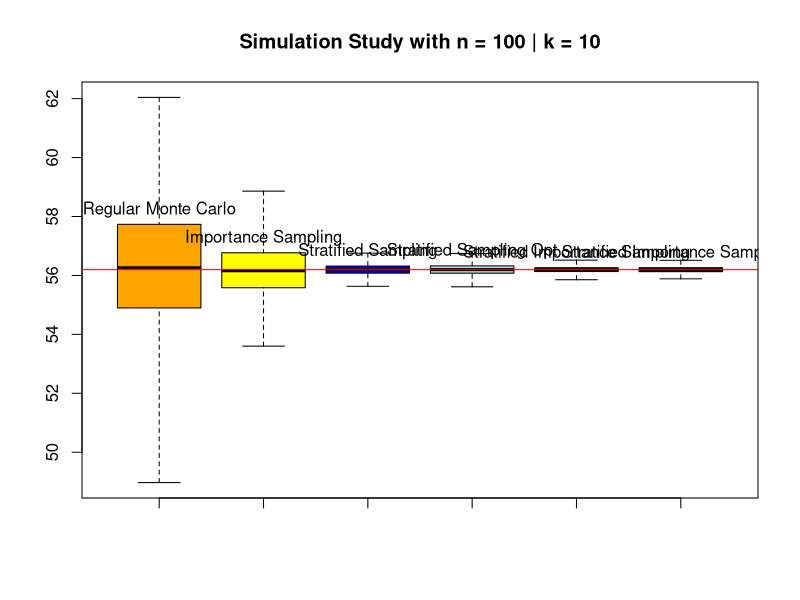
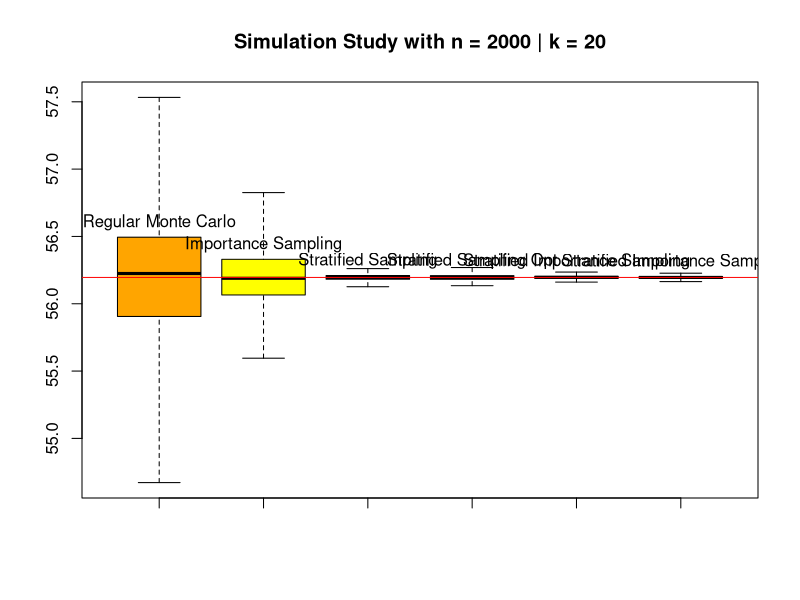

Here is the R script that generated these plots, in order:
# Function is (4-x^2)e^(3-x^2)
# Theoretical value is 56.19551
# Theoretical variance is unable to be calculated

# Regular Monte Carlo

h <- function(x) (4-x^2)*exp(3-x^2)
rmc <- function(n){
  u <- runif(n)
  hu <- h(u)
  Ihat <- mean(hu)
  SE2_hu <- var(hu)/n
  return(list(Ihat=Ihat,SE2=SE2_hu))
}

# Importance Sampling 

f <- function(x) (2-x) * (2/3)
is <- function(n){
  u <- runif(n)
  x <- -sqrt(4-3*u) + 2
  hf <- (h(x)/f(x))
  Ihat <- mean(hf)
  SE2_hf <-var(hf)/n 
  return(list(Ihat=Ihat,SE2=SE2_hf))
}

# Stratified Sampling 

ss <- function(n,k){
  nn <- n/k
  hh <- matrix(0,k,nn)
  x <- matrix(0,k,nn)
  u <- matrix(0,k,nn)
  t <- 0
  for (i in 1:k) {
    a_j <- (1/k)*(i-1)
    b_j <- (1/k)*i
    u[i,] <- runif(nn,a_j,b_j)
  }
  for (i in 1:k) {
    hh[i,] <- h(u[i,])
  }
  for (i in 1:k) {
    t[i] <- mean(hh[i,])
  }
  Ihat <- sum(t)*(1/k)
  SE2 <- 0
  for (i in 1:k) {
    SE2 <- var(hh[i,])*(1/k^2)/nn + SE2
  }
  return(list(Ihat=Ihat,SE2=SE2))
}


# Stratified Importance Sampling 

sis <- function(n,k){
  nn <- n/k
  t <- rep(0,k)
  hh <- matrix(0,k,nn)
  u <- matrix(0,k,nn)
  ff <- matrix(0,k,nn)
  x <- matrix(0,k,nn)
  for (i in 1:k) {
    a_j <- (1/k)*(i-1)
    b_j <- (1/k)*i
    u[i,] <- runif(nn,0,1)
    x[i,] <- 2 - sqrt(b_j^2*u[i,] + 4*a_j*u[i,] - a_j^2*u[i,] - 4*b_j*u[i,] + a_j^2 + 4 - 4*a_j)
    
  }
  for (i in 1:k) {
    hh[i,] <- h(x[i,])
    ff[i,] <- f(x[i,])
  }
  for (i in 1:k) {
    t[i] <- mean(hh[i,]/ff[i,])
  }
  Ihat <- 0
  SE2 <- 0
  for (i in 1:k) {
    a_j <- (1/k)*(i-1)
    b_j <- (1/k)*i
    Ihat <- t[i]*(4*b_j/3 - 4*a_j/3 - (b_j^2 - a_j^2)/3) + Ihat
    SE2 <- var(hh[i,]/ff[i,])*(4*b_j/3 - 4*a_j/3 - (b_j^2 - a_j^2)/3)^2 / nn  + SE2
  }
  return(list(Ihat=Ihat,SE2=SE2))
}

# Stratified Sampling with optimal n_i

ss_sd <- function(n,k){
  t <- rep(0,k)
  sum_var <- 0
  n_n <- n/k
  nn <- rep(0,k)
  sd <- rep(0,k)
  u <- list()
  hh <- list()
  for (i in 1:k) {
    a_j <- (1/k)*(i-1)
    b_j <- (1/k)*i
    u[[i]] <- runif(n_n,a_j,b_j)
  }
  for (i in 1:k) {
    hh[[i]] <- h(u[[i]])
  }
  sd_total <- 0
  for (i in 1:k) {
    a_j <- (1/k)*(i-1)
    b_j <- (1/k)*i
    sd[i] <- sd(hh[[i]])
    sd_total <- sd[i]*(1/k)+sd_total
  }
  for (i in 1:k) {
    a_j <- (1/k)*(i-1)
    b_j <- (1/k)*i
    nn[i] <- n*sd[i]*(1/k) / sd_total
  }
  for (i in 1:k) {
    a_j <- (1/k)*(i-1)
    b_j <- (1/k)*i
    u[[i]] <- runif(nn[i],a_j,b_j)
  }
  for (i in 1:k) {
    hh[[i]] <- h(u[[i]]) 
  }
  for (i in 1:k) {
    t[i] <- mean(hh[[i]])
  }
  Ihat <- 0
  SE2 <- 0
  for (i in 1:k) {
    Ihat <- t[i]*(1/k) + Ihat
    SE2 <- var(hh[[i]])*(1/k^2)/nn[i] + SE2
  }
  return(list(Ihat=Ihat,SE2=SE2))
}

# Stratified Importance Sampling with optimal n_i

sis_sd <- function(n,k){
  t <- rep(0,k)
  n_n <- n/k
  nn <- rep(0,k)
  sd <- rep(0,k)
  u <- list()
  hh <- list()
  ff <- list()
  x <- list()
  for (i in 1:k) {
    a_j <- (1/k)*(i-1)
    b_j <- (1/k)*i
    u[[i]] <- runif(n_n,0,1)
    x[[i]] <- 2 - sqrt(b_j^2*u[[i]] + 4*a_j*u[[i]] - a_j^2*u[[i]] - 4*b_j*u[[i]] + a_j^2 + 4 - 4*a_j)
  }
  for (i in 1:k) {
    hh[[i]] <- h(x[[i]])
    ff[[i]] <- f(x[[i]])
  }
  sd_total <- 0
  for (i in 1:k) {
    a_j <- (1/k)*(i-1)
    b_j <- (1/k)*i
    sd[i] <- sqrt(var(hh[[i]]/ff[[i]])/n_n)
    sd_total <- sd[i]*(4*b_j/3 - 4*a_j/3 - (b_j^2 - a_j^2)/3) + sd_total
  }
  for (i in 1:k) {
    a_j <- (1/k)*(i-1)
    b_j <- (1/k)*i
    nn[i] <- n*sd[i]*(4*b_j/3 - 4*a_j/3 - (b_j^2 - a_j^2)/3) / sd_total
  }
  for (i in 1:k) {
    a_j <- (1/k)*(i-1)
    b_j <- (1/k)*i
    u[[i]] <- runif(nn[i])
    x[[i]] <- 2 - sqrt(b_j^2*u[[i]] + 4*a_j*u[[i]] - a_j^2*u[[i]] - 4*b_j*u[[i]] + a_j^2 + 4 - 4*a_j)
  }
  for (i in 1:k) {
    hh[[i]] <- h(x[[i]])
    ff[[i]] <- f(x[[i]])
  }
  for (i in 1:k) {
    t[i] <- mean(hh[[i]]/ff[[i]])
  }
  Ihat <- 0
  SE2 <- 0
  for (i in 1:k) {
    a_j <- (1/k)*(i-1)
    b_j <- (1/k)*i
    Ihat <- t[i]*(4*b_j/3 - 4*a_j/3 - (b_j^2 - a_j^2)/3) + Ihat
    SE2 <- var(hh[[i]]/ff[[i]])*(4*b_j/3 - 4*a_j/3 - (b_j^2 - a_j^2)/3)^2/nn[i] + SE2
  }
  return(list(Ihat=Ihat,SE2=SE2))
}

# n = 100 | k = 10

B <- 1000
res_mc <- rep(0,B)
res_is <- rep(0,B)
res_ss <- rep(0,B)
res_sis <- rep(0,B)
res_ss_sd <- rep(0,B)
res_sis_sd <- rep(0,B)

n <- 100
k <- 10

for (i in 1:B) {
  res_mc[i] <- rmc(n)$Ihat
  res_is[i] <- is(n)$Ihat
  res_ss[i]<- ss(n,k)$Ihat
  res_sis[i] <- sis(n,k)$Ihat
  res_ss_sd[i] <- ss_sd(n,k)$Ihat
  res_sis_sd[i] <- sis_sd(n,k)$Ihat
}

boxplot(res_mc,res_is,res_ss,res_ss_sd,res_sis,res_sis_sd,
        col=c("orange","yellow","blue","lightblue","green","darkgreen"),
        range = 0,main="Simulation Study with n = 100 | k = 10")
abline(h=56.19551,col="red")
text(x=1,y=quantile(res_mc,0.75),labels="Regular Monte Carlo",pos=3)
text(x=2,y=quantile(res_is,0.75),labels="Importance Sampling",pos=3)
text(x=3,y=quantile(res_ss,0.75),labels="Stratified Sampling",pos=3)
text(x=4,y=quantile(na.omit(res_ss_sd),0.75),labels="Stratified Sampling Opt",pos=3)
text(x=5,y=quantile(res_sis,0.75),labels="Stratified Importance Sampling",pos=3)
text(x=6.1,y=quantile(na.omit(res_sis_sd),0.75),labels="Stratified Importance Sampling Opt",pos=3)

# n = 2000 k = 20 

B <- 1000
res_mc <- rep(0,B)
res_is <- rep(0,B)
res_ss <- rep(0,B)
res_sis <- rep(0,B)
res_ss_sd <- rep(0,B)
res_sis_sd <- rep(0,B)

n <- 2000
k <- 20

for (i in 1:B) {
  res_mc[i] <- rmc(n)$Ihat
  res_is[i] <- is(n)$Ihat
  res_ss[i]<- ss(n,k)$Ihat
  res_sis[i] <- sis(n,k)$Ihat
  res_ss_sd[i] <- ss_sd(n,k)$Ihat
  res_sis_sd[i] <- sis_sd(n,k)$Ihat
}

boxplot(res_mc,res_is,res_ss,res_ss_sd,res_sis,res_sis_sd,
        col=c("orange","yellow","blue","lightblue","green","darkgreen"),
        range = 0,main="Simulation Study with n = 2000 | k = 20")
abline(h=56.19551,col="red")
text(x=1,y=quantile(res_mc,0.75),labels="Regular Monte Carlo",pos=3)
text(x=2,y=quantile(res_is,0.75),labels="Importance Sampling",pos=3)
text(x=3,y=quantile(res_ss,0.75),labels="Stratified Sampling",pos=3)
text(x=4,y=quantile(na.omit(res_ss_sd),0.75),labels="Stratified Sampling Opt",pos=3)
text(x=5,y=quantile(res_sis,0.75),labels="Stratified Importance Sampling",pos=3)
text(x=6.1,y=quantile(na.omit(res_sis_sd),0.75),labels="Stratified Importance Sampling Opt",pos=3)